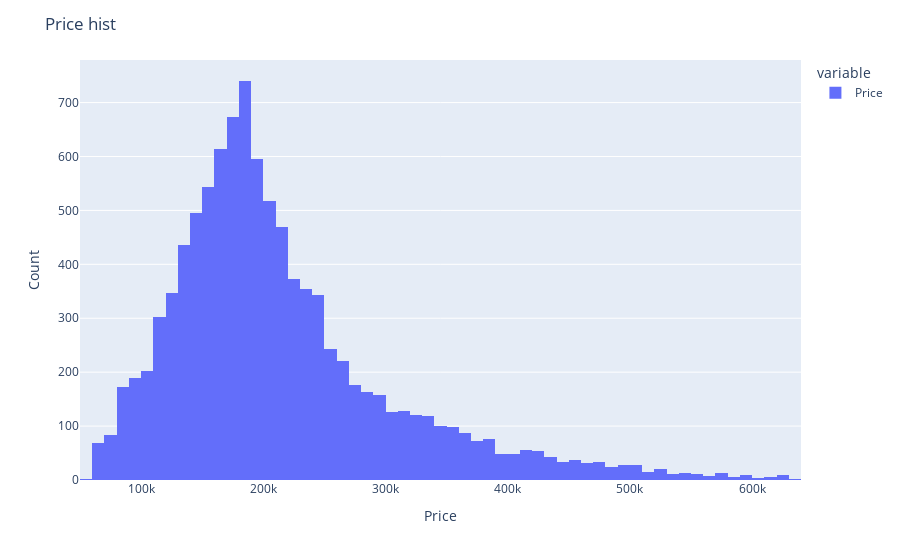

This figure's notebook cell:
### Markdown cell above
1.1 Исправление выбросов

Проверим целевую переменную (Price)

### Code cell
draw_hist(train_data['Price'],'Price')

### Figure 1 — Plotly figure (JSON) as saved in the notebook; plotly's stock layout.template omitted (floating-point values rounded to 4 significant figures; data arrays with more than 128 entries replaced by an {"elided": "..."} marker saying what was removed)
{"data": [{"alignmentgroup": "True", "bingroup": "x", "hovertemplate": "variable=Price<br>value=%{x}<br>count=%{y}<extra></extra>", "legendgroup": "Price", "marker": {"color": "#636efa", "pattern": {"shape": ""}}, "name": "Price", "nbinsx": 100, "offsetgroup": "Price", "orientation": "v", "showlegend": true, "type": "histogram", "x": {"elided": "10000 float values"}, "xaxis": "x", "yaxis": "y"}], "layout": {"autosize": true, "barmode": "relative", "legend": {"title": {"text": "variable"}, "tracegroupgap": 0}, "margin": {"t": 60}, "title": {"text": "Price hist"}, "xaxis": {"anchor": "y", "autorange": true, "domain": [0, 1], "range": [50000, 640000], "title": {"text": "Price"}, "type": "linear"}, "yaxis": {"anchor": "x", "autorange": true, "domain": [0, 1], "range": [0, 778.9], "title": {"text": "Count"}}}}
